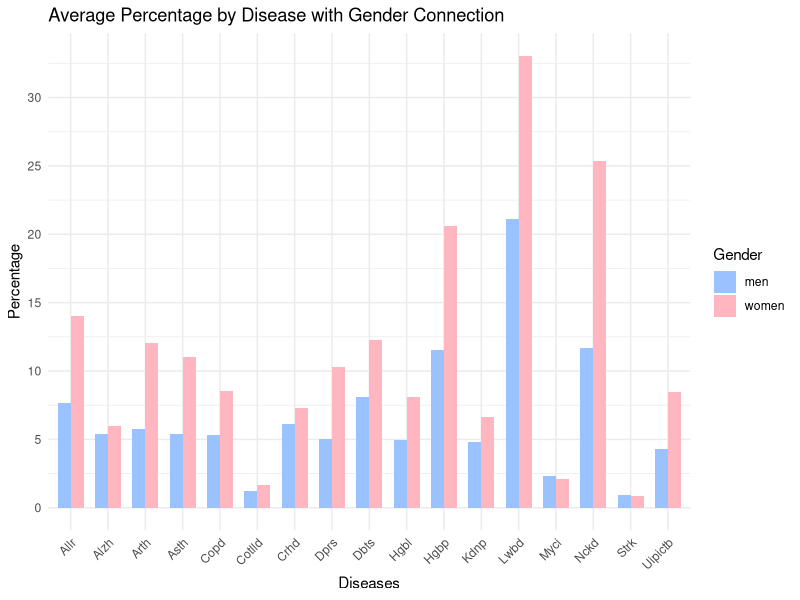
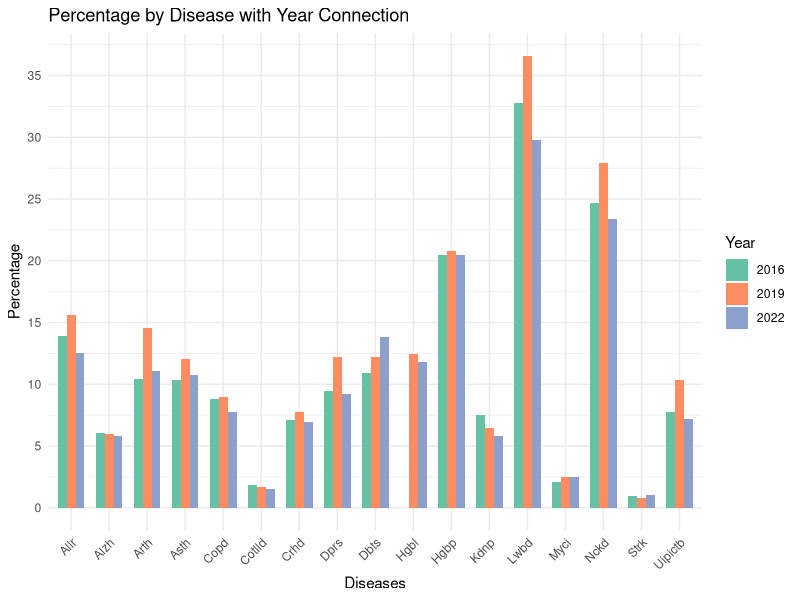
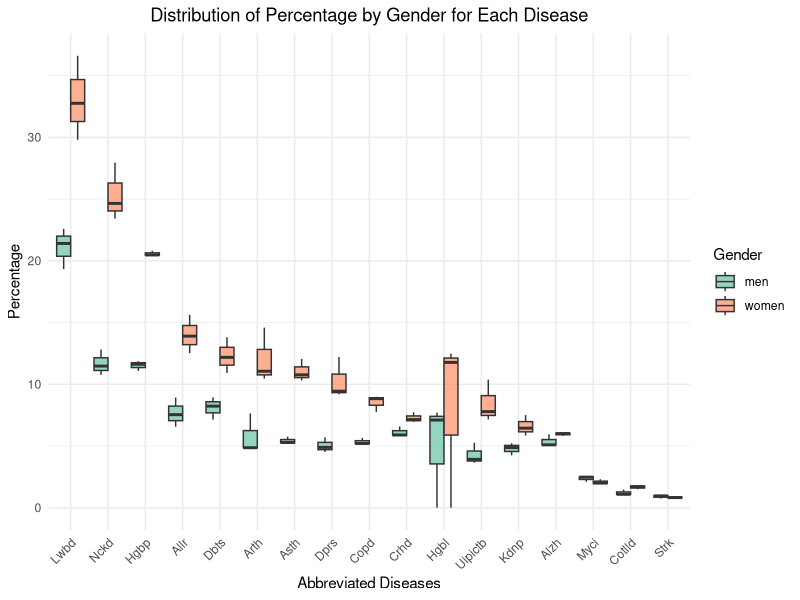
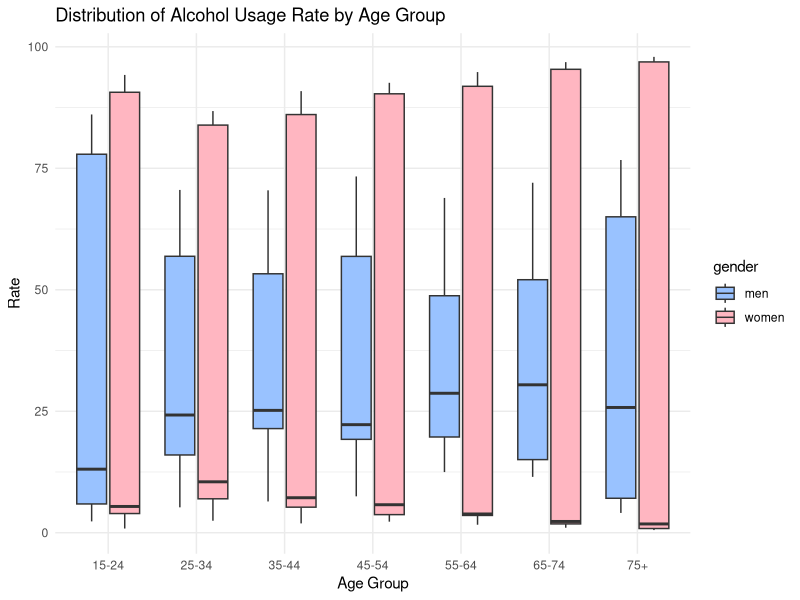
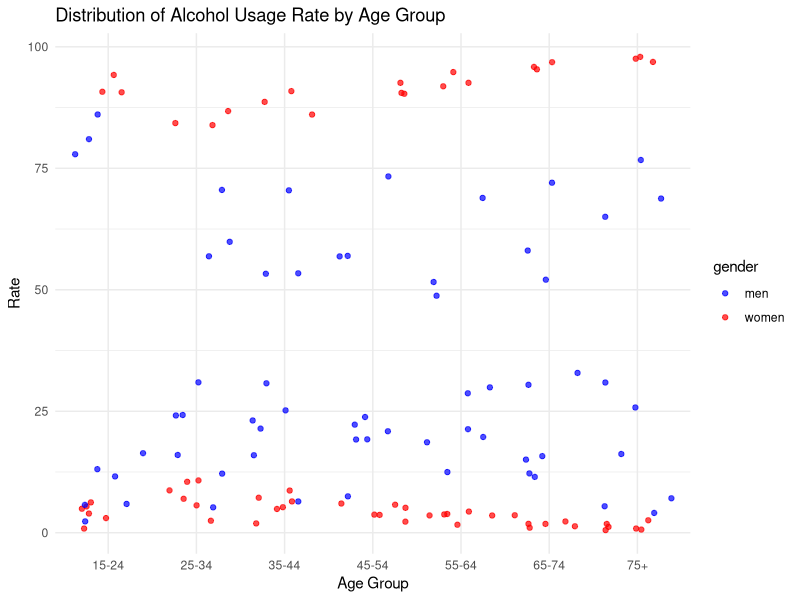
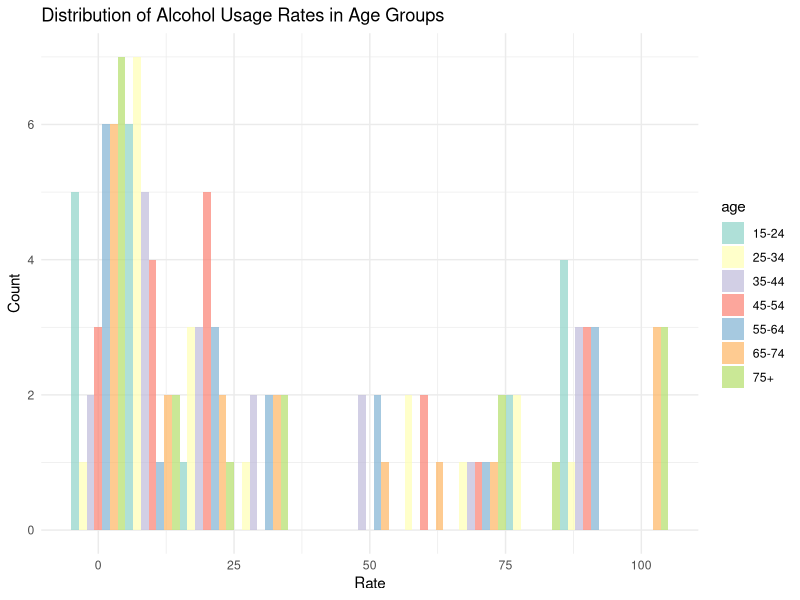
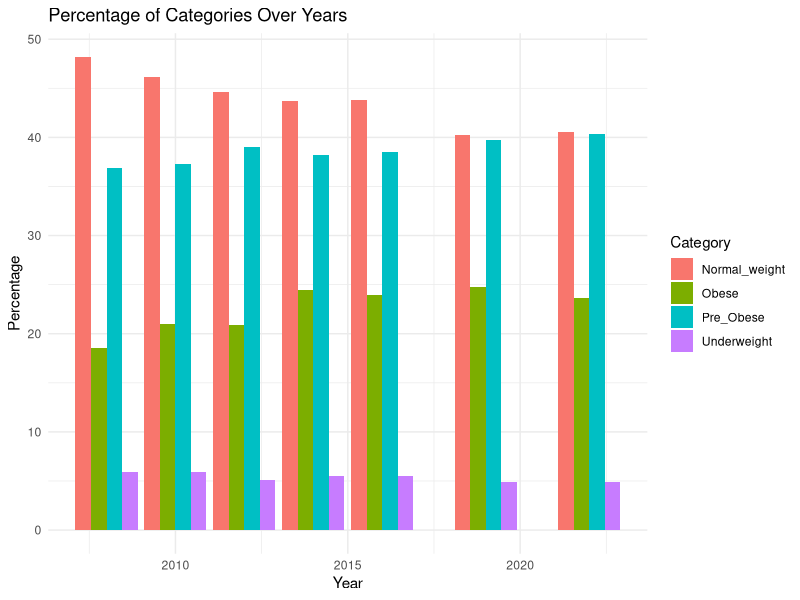
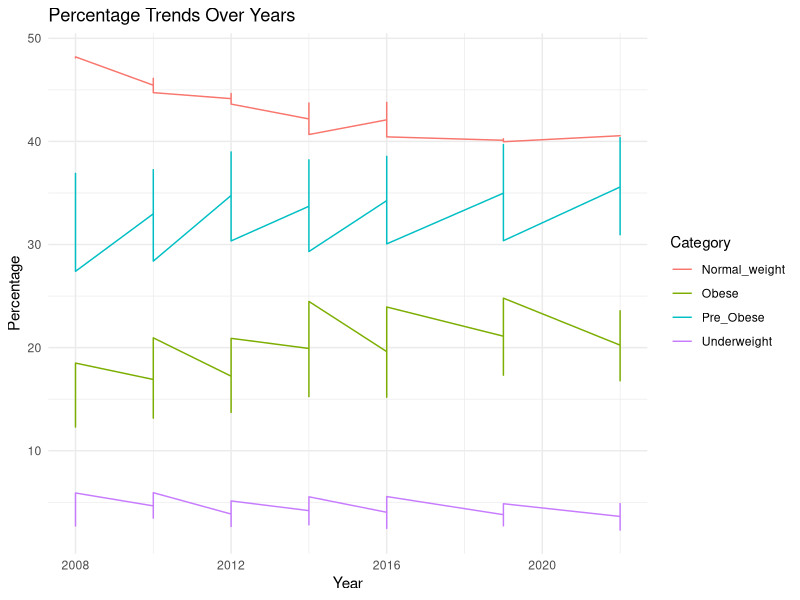

The R source for these figures, in order:
## ---- chunk 1
#| echo: false
suppressPackageStartupMessages(library(dplyr))
library(readxl)
library(dplyr)
library(tidyr)
library(ggplot2)

data_1 <- read_excel("tidydataset1.xls")
colnames(data_1) <- c("Diseases", "men_2016", "women_2016", "men_2019", "women_2019", "men_2022", "women_2022")

data_1_longer <- data_1 %>%
  pivot_longer(cols = starts_with(c("men", "women")),
               names_to = "Gender",
               values_to = "Percentage") %>%
  separate(Gender, into = c("Gender", "Year"), sep = "_") %>%
  arrange(Diseases) %>%
  mutate_at(vars(Year, Percentage), as.numeric) %>%
  mutate(Diseases = gsub("^\\n", "", Diseases))
## ---- chunk 2
#| code-fold: true
#| code-summary: "Show the code"

abbreviate_disease_names <- abbreviate(data_1_longer$Diseases)
ggplot(data_1_longer, aes(x = Diseases, y = Percentage, fill = Gender)) +
  geom_bar(stat = "summary", fun = "mean", position = "dodge", width = 0.7) +
  labs(title = "Average Percentage by Disease with Gender Connection",
       x = "Diseases",
       y = "Percentage") +
  scale_x_discrete(labels = abbreviate_disease_names) +
  scale_y_continuous(breaks = seq(0, 30, by = 5)) +
  scale_fill_manual(values = c("#99C2FF", "#FFB6C1")) +
  theme_minimal() +
  theme(axis.text.x = element_text(angle = 45, hjust = 1))
## ---- chunk 3
#| code-fold: true
#| code-summary: "Show the code"

abbreviate_disease_names <- abbreviate(data_1_longer$Diseases)

custom_colors <- c("#66c2a5", "#fc8d62", "#8da0cb")

ggplot(data_1_longer, aes(x = Diseases, y = Percentage, fill = as.factor(Year))) +
  geom_bar(stat = "identity", position = "dodge", width = 0.7) +
  labs(title = "Percentage by Disease with Year Connection",
       x = "Diseases",
       y = "Percentage",
       fill = "Year") +
  scale_x_discrete(labels = abbreviate_disease_names) +
  scale_y_continuous(breaks = seq(0, 35, by = 5)) +
  scale_fill_manual(values = custom_colors) +
  theme_minimal() +
  theme(axis.text.x = element_text(angle = 45, hjust = 1))


## ---- chunk 4
#| code-fold: true
#| code-summary: "Show the code"
abbreviate_disease_names <- abbreviate(data_1_longer$Diseases)

ggplot(data_1_longer, aes(x = reorder(abbreviate_disease_names, -Percentage), y = Percentage, fill = Gender)) +
  geom_boxplot(position = "dodge", alpha = 0.7) +
  labs(title = "Distribution of Percentage by Gender for Each Disease",
       x = "Abbreviated Diseases",
       y = "Percentage",
       fill = "Gender") +
  scale_fill_manual(values = c("#66c2a5", "#fc8d62")) +
  theme_minimal() +
  theme(plot.title = element_text(hjust = 0.5),
        axis.text.x = element_text(angle = 45, hjust = 1))
## ---- chunk 5
#| echo: false
suppressPackageStartupMessages(library(dplyr))
library(readxl)
library(dplyr)
library(tidyr)
library(ggplot2)

data_2 <- read_excel("tidydataset2.xls")
colnames(data_2) <- c("age", "men_2016", "women_2016", "men_2019", "women_2019", "men_2022", "women_2022", "usage")
data_2_longer <- data_2 %>%
  pivot_longer(cols = starts_with(c("men", "women")),
               names_to = "gender",
               values_to = "rate") %>%
  separate(gender, into = c("gender", "year"), sep = "_") %>%
  arrange(age) %>%
  mutate_at(vars(year, rate), as.numeric) %>%
  na.omit()
## ---- chunk 6
#| code-fold: true
#| code-summary: "Show the code"
ggplot(data_2_longer, aes(x = age, y = rate, fill = gender)) +
  geom_boxplot() +
  labs(title = "Distribution of Alcohol Usage Rate by Age Group",
       x = "Age Group",
       y = "Rate") +
  scale_fill_manual(values = c("#99C2FF", "#FFB6C1")) +
  theme_minimal()
## ---- chunk 7
#| code-fold: true
#| code-summary: "Show the code"
ggplot(data_2_longer, aes(x = age, y = rate, color = gender)) +
  geom_jitter(alpha = 0.7) +
  labs(title = "Distribution of Alcohol Usage Rate by Age Group",
       x = "Age Group",
       y = "Rate") +
  scale_color_manual(values = c("blue", "red")) +
  theme(axis.text.x = element_text(angle = 45, hjust = 1)) +
  theme_minimal()

## ---- chunk 8
#| code-fold: true
#| code-summary: "Show the code"
ggplot(data_2_longer, aes(x = rate, fill = age)) +
  geom_histogram(binwidth = 10, position = "dodge", alpha = 0.7) +
  labs(title = "Distribution of Alcohol Usage Rates in Age Groups",
       x = "Rate",
       y = "Count") +
  scale_fill_brewer(palette = "Set3") +
  theme_minimal()
## ---- chunk 9
#| echo: false
suppressPackageStartupMessages(library(dplyr))
library(readxl)
library(dplyr)
library(tidyr)
library(ggplot2)
data_3 <- read_excel("tidydataset3.xls")
colnames(data_3) <- c("Year", "Sex", "Underweight", "Normal_weight", "Pre_Obese", "Obese")
data_3_long <- data_3 %>%
  pivot_longer(cols = c(Underweight, Normal_weight, Pre_Obese, Obese),
               names_to = "Category",
               values_to = "Percentage")
## ---- chunk 10
#| code-fold: true
#| code-summary: "Show the code"
ggplot(data_3_long, aes(x = Year, y = Percentage, fill = Category)) +
  geom_bar(stat = "identity", position = "dodge") +
  labs(title = "Percentage of Categories Over Years",
       x = "Year",
       y = "Percentage") +
  theme_minimal()
## ---- chunk 11
#| code-fold: true
#| code-summary: "Show the code"
ggplot(data_3_long, aes(x = Year, y = Percentage, color = Category)) +
  geom_line() +
  labs(title = "Percentage Trends Over Years",
       x = "Year",
       y = "Percentage") +
  theme_minimal()
## ---- chunk 12
#| code-fold: true
#| code-summary: "Show the code"
ggplot(data_3_long, aes(x = Year, y = Percentage, fill = Category)) +
  geom_area() +
  labs(title = "Composition of Categories Over Years",
       x = "Year",
       y = "Percentage") +
  theme_minimal()
## ---- chunk 13
#| code-fold: true
#| code-summary: "Show the code"
ggplot(data_3_long, aes(x = Sex, y = Percentage, fill = Category)) +
  geom_bar(stat = "identity", position = "dodge") +
  labs(title = "Percentage of Categories by Gender",
       x = "Gender",
       y = "Percentage") +
  theme_minimal()
